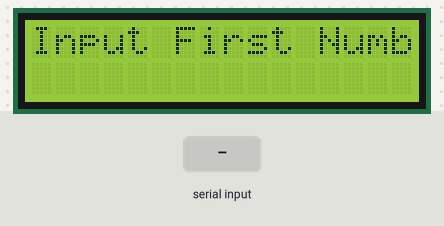
A sketch run on a simulated Arduino Uno, built with avr-gcc and run on an emulated ATmega328P. Shown: 16×2 character LCD. The test bench sets the inputs (shaded band).

Above: at 1.2 s.
1.3 s: "1/90/45\n" received over Serial
At 2.1 s:
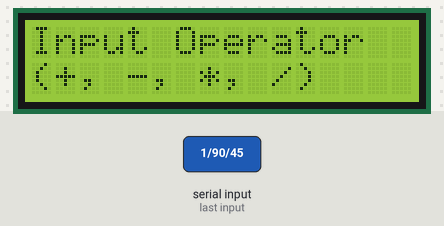
At 3.3 s:
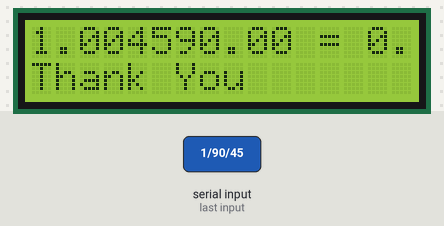
Timing chart, 0 to 4.8 s (numbered marks = the images above; inputs shaded):
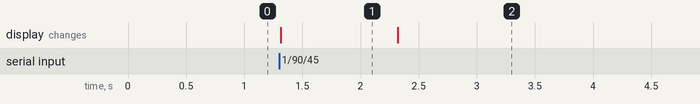

The sketch:

sketch_jan12b.ino
```cpp
#include <LiquidCrystal.h>
int rs = 7;
int en = 8;
int d4 = 9;
int d5 = 10;
int d6 = 11;
int d7 = 12;

float firstNum;
float secNum;
float answer;

String op;

LiquidCrystal lcd(rs, en, d4, d5, d6, d7);

void setup() {
  lcd.begin(16, 2);
  Serial.begin(9600);
}

void loop() {
  // Get first number
  lcd.setCursor(0, 0);
  lcd.print("Input First Number");
  while (Serial.available() == 0) {
    // Wait for input
  }
  firstNum = Serial.parseFloat();
  Serial.read(); // Clear remaining newline character

  // Get second number
  lcd.clear();
  lcd.setCursor(0, 0);
  lcd.print("Input Second Number"); // Fixed: was "First" again
  while (Serial.available() == 0) {
    // Wait for input
  }
  secNum = Serial.parseFloat();
  Serial.read(); // Clear remaining newline character

  // Get operator
  lcd.clear();
  lcd.setCursor(0, 0);
  lcd.print("Input Operator");
  lcd.setCursor(0, 1);
  lcd.print("(+, -, *, /)");
  while (Serial.available() == 0) {
    // Wait for input
  }
  op = Serial.readString();
  op.trim(); // Remove whitespace and newline characters

  // Calculate result
  if (op == "+") {
    answer = firstNum + secNum;
  } else if (op == "-") {
    answer = firstNum - secNum;
  } else if (op == "*") {
    answer = firstNum * secNum;
  } else if (op == "/") {
    answer = firstNum / secNum;
  }

  // Display result
  lcd.clear();
  lcd.setCursor(0, 0);
  lcd.print(firstNum);
  lcd.print(op);
  lcd.print(secNum); // Fixed: was "secondNum" instead of "secNum"
  lcd.print(" = ");
  lcd.print(answer);
  lcd.setCursor(0, 1);
  lcd.print("Thank You");
  delay(15000);
  lcd.clear();
}
```

Measured:
- after the input at 1.3 s, the display: changes at once (image 1)
- what the display in image 1 shows lasts 1.0 s, from 1.3 s to 2.3 s
